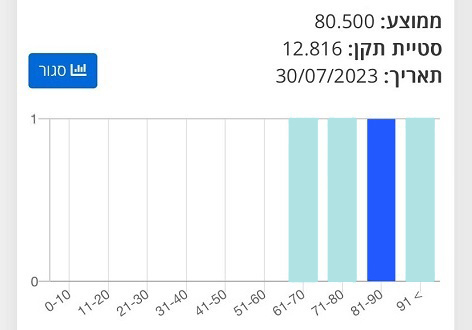
#> input picture Image Processing/HW1/data/c.jpg, 472 x 330 px, given in place of image.jpg, which was not available
$ jupyter execute --allow-errors HW4_NOTCOLAB.ipynb   (text cells are left out)
#> lines starting #> are read from the running program, lines starting #| are printed output that depends on the picture; pictures that were not available may be replaced by others from this repository, and a replacement may not be noted
[cell 1]
import numpy as np
import pandas as pd
import matplotlib.pyplot as plt

import warnings
warnings.filterwarnings("ignore")

[cell 2]
class Kmeans:

	def __init__(self, n_clusters, max_iter=100, random_state=123):
		self.n_clusters = n_clusters
		self.max_iter = max_iter
		self.random_state = random_state

	# [18 lines left out: functions initialize_centroids, reassign_centroids, compute_distance, not called in this run]

	def find_closest_cluster(self, distance):
		return np.argmin(distance, axis=1)

	# [17 lines left out: functions compute_sse, fit, not called in this run]

	def predict(self, X):
		distance = self.compute_distance(X, self.centroids)
		return self.find_closest_cluster(distance)

#> (a cell that did not finish here is left out)

[cell 4]
n_clusters = 2
clust = Kmeans(n_clusters)

#> (the rest of this cell did not finish here and is left out)

[cell 5]
sse = []
list_k = list(range(1, 11))

#> (the rest of this cell did not finish here and is left out)

[cell 6]
n_clusters = 5
clust = Kmeans(n_clusters)

#> (the rest of this cell did not finish here and is left out)

[cell 7]
import urllib.request

def read_image(url):
    req = urllib.request.urlopen(url)
    arr = np.asarray(bytearray(req.read()), dtype=np.uint8)
    return cv2.imdecode(arr, -1)
#> returned value is the input picture: shape (330, 472, 3); mean B, G, R 245.3, 239.1, 231.3

[cell 8]
from sklearn.cluster import KMeans
import cv2

img = read_image('https://sharon.srworkspace.com/ml/datasets/hw4/image.jpg')
img_size = img.shape
#> img_size = (330, 472, 3)

#Reshape it to be 2-dimension
X = img.reshape(img_size[0] * img_size[1], img_size[2])		# Turn hxwx3 into (h*w)x3

# Run the Kmeans algorithm
km = KMeans(n_clusters=20)
km.fit(X)

'''
The km has the following properties:
(*) km.labels_ is an array size (pixels, 20), will give each pixel its class from 20 classes (values are between 0-19)
(*) km.cluster_centers_ is an array size 20x3, where the ith row represents the color value for the ith label.
	For example, cluster_centers_[0] = [r,g,b], the first center.
'''

# Use the centroids to compress the image
img_compressed = km.cluster_centers_[km.labels_]
img_compressed = np.clip(img_compressed.astype('uint8'), 0, 255)

# Reshape X_recovered to have the same dimension as the original image 128 * 128 * 3'''
img_compressed = img_compressed.reshape(img_size[0], img_size[1], img_size[2])

# Plot the original and the compressed image next to each other'''
fig, ax = plt.subplots(1, 2, figsize = (12, 8))

ax[0].imshow(img)
ax[0].set_title('Original Image')

ax[1].imshow(img_compressed)
ax[1].set_title(f'Compressed Image with {km.n_clusters} colors')

for ax in fig.axes:
    ax.axis('off')

plt.tight_layout()
plt.show()
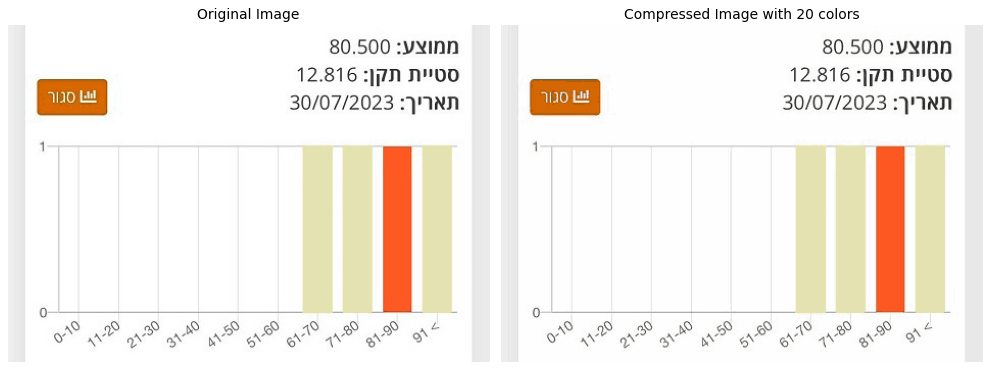
#> figure drawn by matplotlib, 2 panels; B, G, R data is drawn as R, G, B

[cell 9]
# The algorithm expects you to upload JSON file to it!

from google.colab import files
files.upload()
#> the answer given: c.jpg

[cell 10]
import numpy as np
from matplotlib import pyplot as plt
import os
import cv2

import warnings
warnings.filterwarnings('ignore')

[cell 11]
def proccess_data(folder):
#> called with folder = './kaggle/data/smile'
  image_arrays = []
  for filename in os.listdir(folder):
    file_path = os.path.join(folder, filename)
    image = cv2.imread(file_path)
    gray_image = cv2.cvtColor(image, cv2.COLOR_BGR2GRAY)
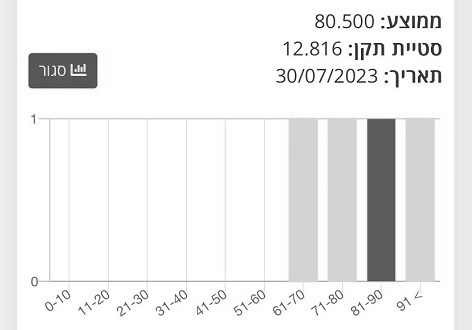
#> gray_image: shape (330, 472); min 2, max 255, mean 237.5
    image_arrays.append(gray_image)
  return np.array(image_arrays)

smile = proccess_data('./kaggle/data/smile')
non_smile = proccess_data('./kaggle/data/non_smile')

dataset = np.vstack((smile,non_smile))
labels = np.concatenate((np.ones(smile.shape[0]),np.zeros(non_smile.shape[0])))
#> labels = [1, 0]

[cell 12]
plt.subplot(121)
plt.title("Smile")
plt.imshow(smile[0], cmap='gray')

plt.subplot(122)
plt.title("Not smile")
plt.imshow(non_smile[0], cmap='gray')

plt.show()
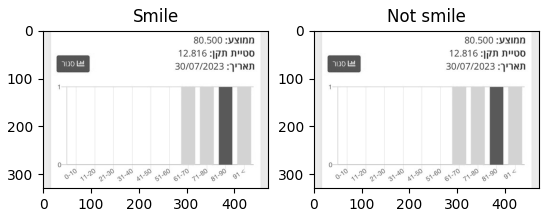
#> figure drawn by matplotlib, 2 panels

[cell 13]
print(f'smile array size is (images, height, width)={smile.shape}')
#| smile array size is (images, height, width)=(1, 330, 472)
print(f'non smile array size is (images, height, width)={non_smile.shape}')
#| non smile array size is (images, height, width)=(1, 330, 472)
print()
print(f'dataset array size is {dataset.shape}')
#| dataset array size is (2, 330, 472)
print(f'labels array size is {labels.shape}')
#| labels array size is (2,)

$ run again, on Image Processing/HW1/data/e.jpg
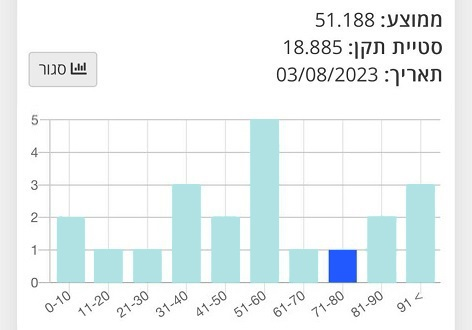
#> input picture Image Processing/HW1/data/e.jpg, 472 x 330 px, given in place of image.jpg, which was not available
#> in read_image, returned value is the input picture: shape (330, 472, 3); mean B, G, R 244.3, 243.3, 236.7
#> `plt.show()`:
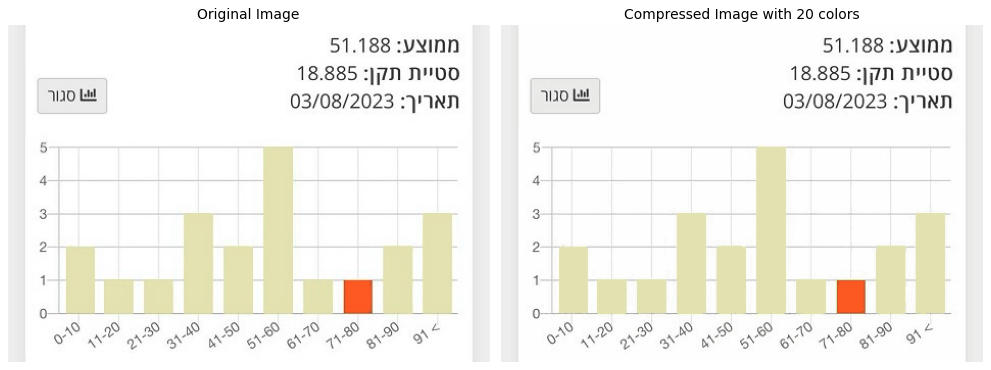
#> figure drawn by matplotlib, 2 panels; B, G, R data is drawn as R, G, B
#> `plt.show()`:
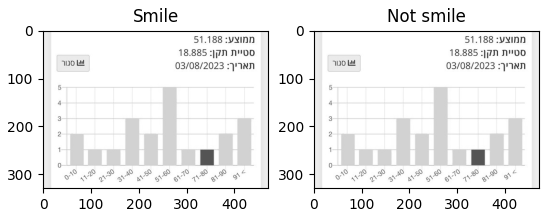
#> figure drawn by matplotlib, 2 panels
#| smile array size is (images, height, width)=(1, 330, 472)
#| non smile array size is (images, height, width)=(1, 330, 472)
#| dataset array size is (2, 330, 472)
#| labels array size is (2,)
